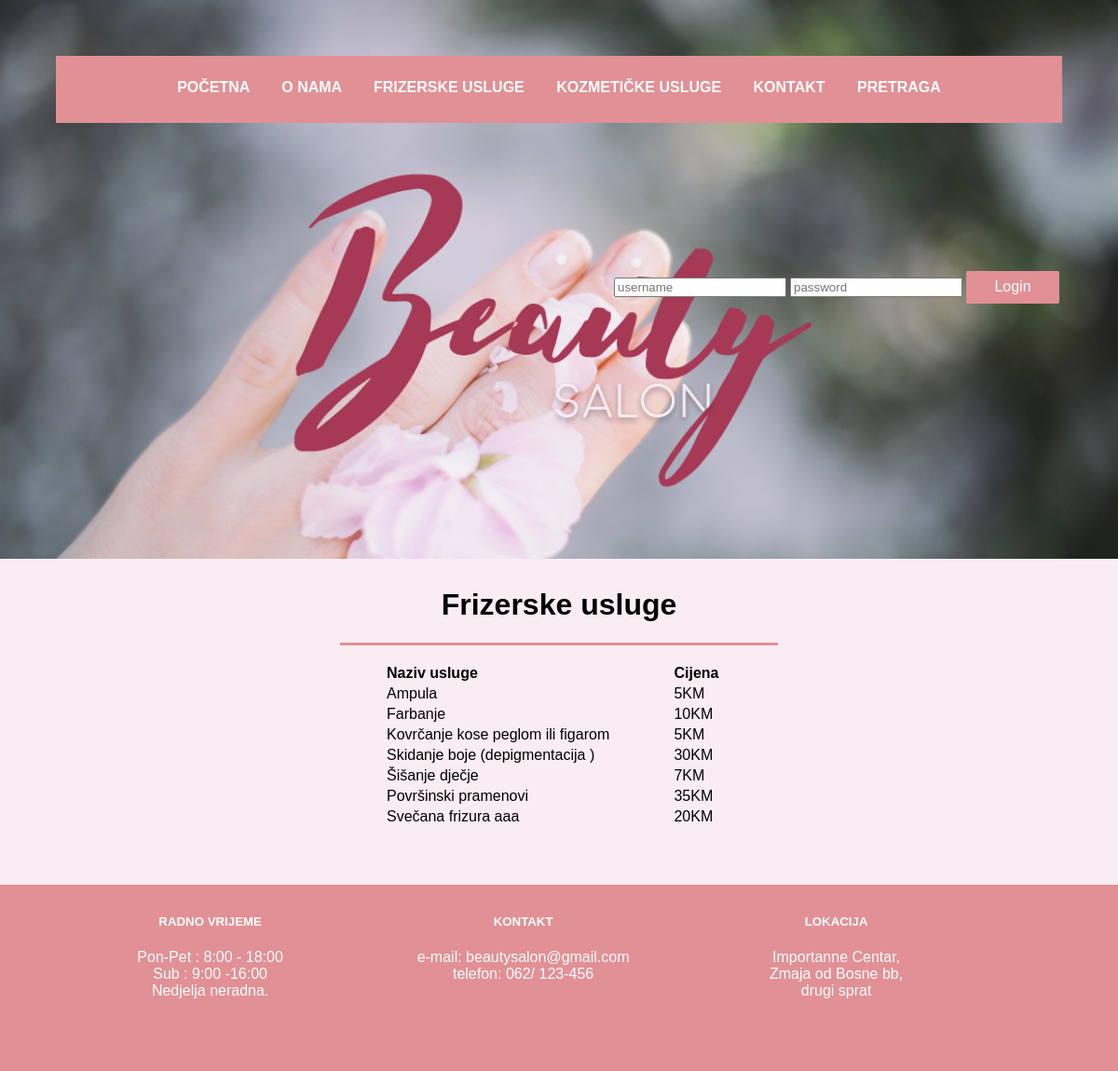
/ffusluge.php, run on an earlier commit of the app's database.
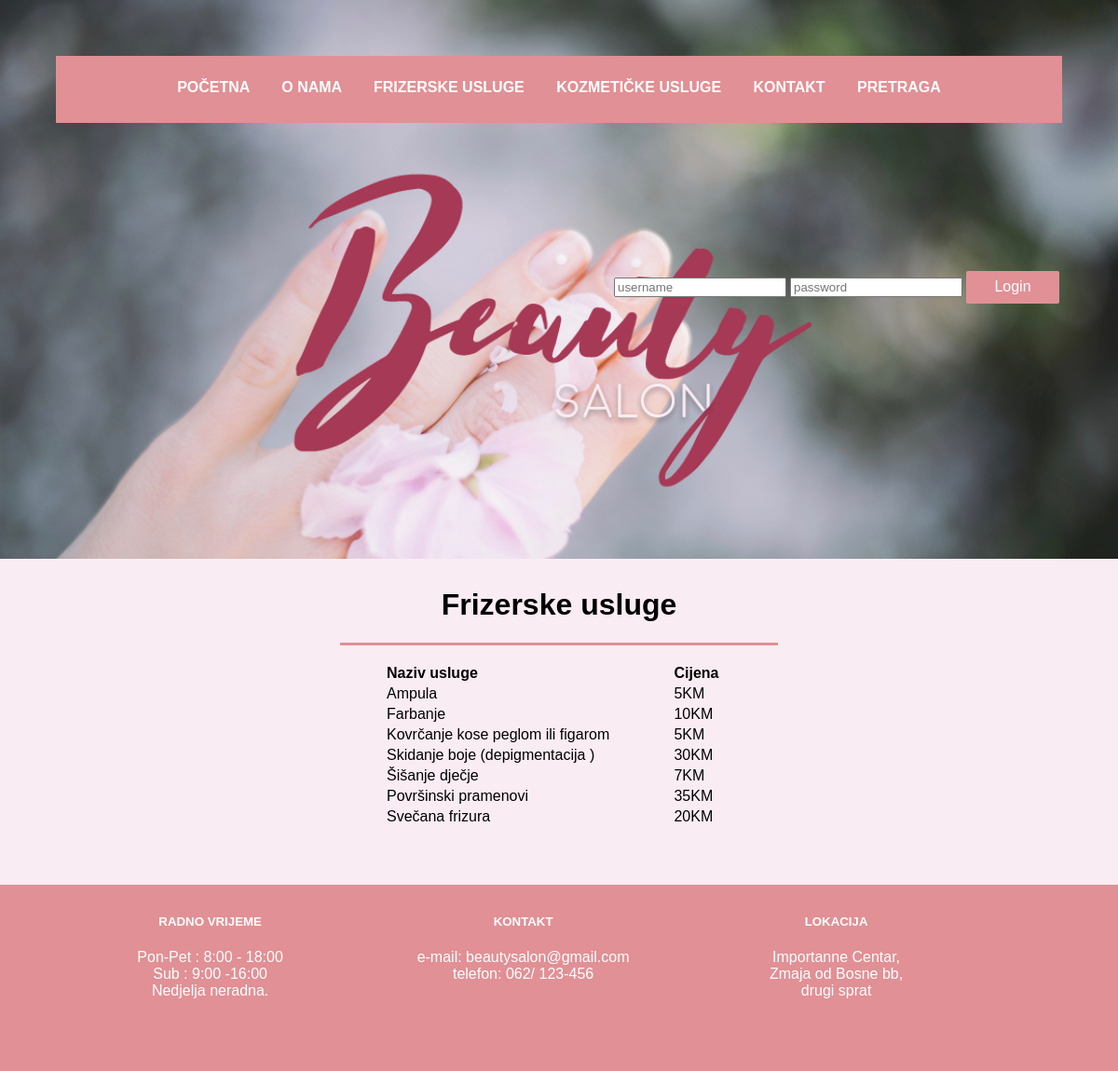
And on a later commit of the database.
### tables this page shows
CREATE TABLE `fusluge` (
  `id` int(11) NOT NULL,
  `nazivusluge` varchar(200) NOT NULL,
  `cijena` int(11) NOT NULL
);

### ffusluge.php (the view, shortened to what this page needs)
<!DOCTYPE html>
<html>
<head>
	<link rel="stylesheet" type="text/css" href="style.css">
</head>
<body>
<div class="red" id="nav">
<div id="nwrapper" class="navig">
<ul id="TopNav" class="topnav">
	<li> <a id="trenutni" href="index.php"> POČETNA </a></li>
	<li> <a href="onama.php"> O NAMA </a></li>
	<li> <a href="#ffusluge.php"> FRIZERSKE USLUGE </a></li>
	<li> <a href="kusluge1.php"> KOZMETIČKE USLUGE </a></li>
	<li> <a href="kontakt.php" > KONTAKT </a></li>
   	<li> <a href="pretraga.php" > PRETRAGA </a></li>
</ul>
</div>
<div id="logo" >
	<img src="Slike/logo.png" alt="">
</div>
  <div id="login">
<table>
<form action="" method="post">
        <TR><TD><input type="text" id="username" name="username" placeholder="username"></TD>
        <TD><input id="password" name="password" placeholder="password" type="password" ></TD>
        <TD><input name="submit" type="submit" value=" Login " class="dugme" ></TD>
        </TR>
  </form>
        </table>
</div>
</div>
<div class="red" id="main">
<div class="kolona cetri">
		<div class="underline"> <h1>Frizerske usluge</h1></div>
        <br>
		<?php
        $veza = new PDO("mysql:dbname=beautysalon;host=mysql-55-centos7", "zerina", "wtspirala4");
        $veza->exec("set names utf8");
        $upit= $veza->query("SELECT id, nazivusluge, cijena FROM `fusluge` order by id asc");
        print "<table style='text-align:left; margin-left:30%; margin-right:30%; width:40%;'>";
        print "<tr><th>Naziv usluge</th><th>Cijena</th></tr>";
        foreach($upit as $fusluga){
        print "<tr><td>".$fusluga['nazivusluge']." </td><td>".$fusluga['cijena']."KM</td></tr>";
        }
         print "</table>";
        ?>
</div>
    </div>
<div class="red" id="footer">
	<div class="kolona jedan">
	<h5>RADNO VRIJEME</h5>
	<p>	Pon-Pet : 8:00 - 18:00 <br>
	Sub : 9:00 -16:00 <br>
	Nedjelja neradna. </p>
	</div>
	<div class="kolona dva">
	<h5>KONTAKT</h5>
	<p>e-mail: beautysalon@gmail.com <br>
	telefon: 062/ 123-456<p>
	</div>
	<div class="kolona jedan">
		<h5>LOKACIJA</h5>
		<p>Importanne Centar,<br>
		 Zmaja od Bosne bb, <br>
		drugi sprat</p>
	</div>
</div>
</body>
</html>

### style.css (style rules this page uses)
* { box-sizing: border-box; font-family: "Trebuchet MS", Helvetica, sans-serif; }
body { width: 100%; margin: 0 auto; background-color: #faecf3; max-width: 1440px; }
.red { width:100%; float:left; min-height: 1px; padding: 0; margin: 0; }
.kolona { display: inline-block; float: left; min-height: 20px; padding: 10px; text-align: center; }
.kolona:first-child { margin-left: 0px; }
.kolona:last-child { margin-right: 0px; }
.kolona.cetri { width: 100%; }
.kolona.dva { width: 48%; }
.kolona.jedan { width: 22%; }
.kolona p { color: #363334; }
h1 { color: black; text-align: center; }
.underline { border-bottom: 3px solid #e19095; width: 50%; margin-right: 25%; margin-left: 25%; }
#nav { width: 100%; height: 600px; background: url(Slike/2-min.jpg); background-size: cover; }
#logo img { width: 60%; margin-left: 20%; margin-right: 20%; max-height: 100%; margin-bottom: 5%; }
#nwrapper { height: 12%; max-width: 90%; background: #e19095; margin-top: 5%; text-align: center; margin-left: 5%; margin-right: 5%; margin-bottom: 1%; }
#nwrapper ul li { list-style: none; display: inline; font-weight: bold; padding: 20px 10px 20px 10px; top:100px; }
ul li { list-style: none; }
#nwrapper ul { padding-top: 25px; padding-left: 0; }
#nwrapper a { color: white; text-decoration: none; padding: 5px; }
#trenutni { text-decoration: underline; }
#main { margin-left: 10%; margin-right: 10%; width: 80%; min-height: 350px; }
#footer { width: 100%; height: 200px; background: #e19095; text-align:center; padding-left: 10%; padding-right: 10%; }
#footer p { font-family: "Trebuchet MS", Helvetica, sans-serif; color: white; }
#footer h5 { font-family: "Trebuchet MS", Helvetica, sans-serif; color: white; }
.dugme { width:100px; background: #e19095; border: 0; height:35px; border-radius:2px; font-size:100%; color: white; }
#login { position: absolute; right: 5%; top: 25%; }

What changed in the data, as far as the page shows it:
changed fusluge: nazivusluge "Svečana frizura aaa" → "Svečana frizura"
